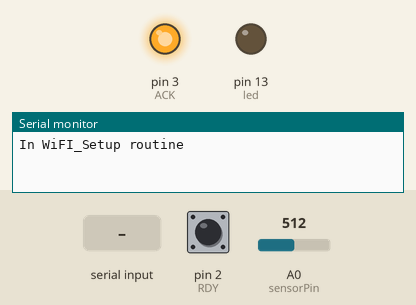
The sketch below on a simulated Arduino Mega 2560, built with avr-gcc and run on an emulated ATmega2560. Parts: output pins drawn as LEDs (lit = HIGH), the last lines printed to the serial monitor. Dashed ring = blinking. The inputs (shaded band) are chosen by the test bench; at power-on: pin 2 (RDY) HIGH, A0 (sensorPin) = 512. Pins used as bus, display or sensor lines are not drawn.

Above: at 1.8 s.
1.9 s: pin 2 (RDY) pulled LOW for 0.15 s
At 2.1 s:
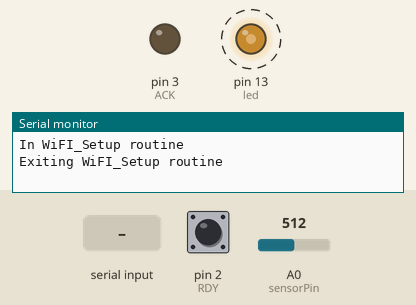
4.9 s: A0 (sensorPin) set to 602
7.9 s: A0 (sensorPin) set to 633
9.4 s: "90,45\n" received over the second serial link
At 10.9 s:
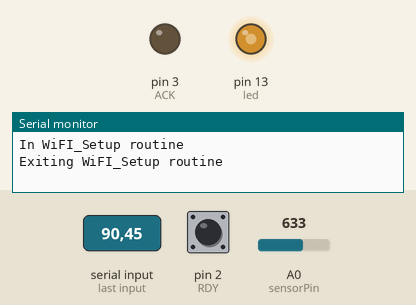
11.9 s: A0 (sensorPin) set to 122
At 14.7 s:
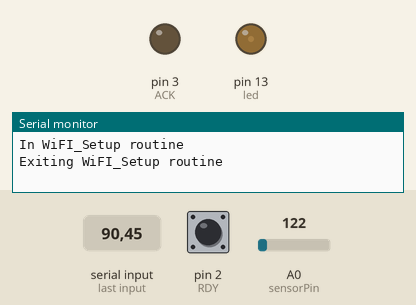
14.9 s: "30,150\n" received over the second serial link
Timing chart, 0 to 18.9 s (numbered marks = the images above; inputs shaded):
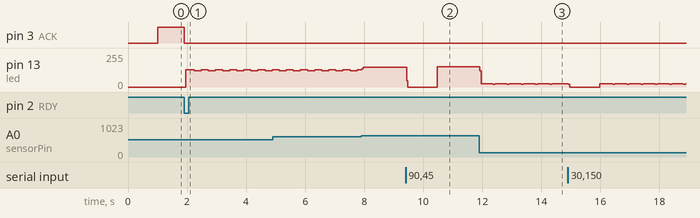

The sketch:

FYDE_Project_Mega_Rev_2_11_2019.ino
```cpp
/******************************************************

 RUN ME ON YOUR MEGA!!!

 This program sends your network and blynk token information
 to the WiFi module over serial, then should recieve characters over
 serial from the WiFi module in return.

 1) Wire Module:
 Wire according to this picture: https://www.forward.com.au/pfod/ESP8266/GPIOpins/ESP8266_01.jpg
 - Connect VCC and CH_PD to 3.3V on the arduino
 - Connect RX1 on the mega to TX on the programmer
 - Connect TX1 on the mega to RX on the programmer
 - Connect GND to GND

 2) Go to Tools -> Board and select Arduino/Genuino Mega or Mega 2560

 3) Sign up for Blynk (https://www.blynk.cc/) and install the app on your phone.
 MAKE SURE TO CREATE AND WRITE DOWN YOUR TOKEN!!!
 Then, go to Sketch -> Include Library -> Manage Libraries and search 'Blynk' and
 install the library

 4) Change the network name, password, and blynk token in the code to reflect your own

 5) Finish writing the serial recieve in the 'void loop()'
 It needs to:
 - Continuously look for serial input on Serial 1
 - Take any character recieved on Serial 1 and print
 the data out through the main Serial

 6) Open a serial monitor by going to
 Tools -> Serial Monitor and set to 9600 baud once open to see output
 and run!

 *****************************/
#include <SimpleTimer.h>


#define RDY     2       // Input from 8266
#define ACK     3       // Output to 8266
#define ESP_RST 4       // Reset to ESP
#define led     13
#define debug_ESP_to_ard 4
#define debug_readsense 5
int     Pin_Number  = 255;
int     Pin_Integer = 0;
float   Pin_Float   = 0.0;

char    ssid[32]        = "Michelle";
char    pass[32]        = "12345678";

//char    ssid[32]        = "EE-IOT-Platform-02";
//char    pass[32]        = "dUQQE?&W44x7";

char    auth[256]  = "cc6ee9dc704c4a858c0c88b9fd7c8be7";   // For FYDE projects only


// **********************************
void DebugPrint(void) {

  Serial.print(Pin_Number);
  Serial.print(",");
  Serial.print(Pin_Integer);
  Serial.print(",");
  Serial.println(Pin_Float);
}

// =====================================================================
// This routine sets up the Wifi connection
// =====================================================================

void Wifi_Setup(void) {
  Serial.println("In WiFI_Setup routine");

  char inchar = '0';      // Assign NULL value

  while ((digitalRead(RDY) != 1))

  {       // Wait for ESP8266 indicate it is ready for programming data
      Serial.println("Waiting for data from ESP");
      delay(2000);
  }

  digitalWrite(ACK, HIGH);    // Acknowledge that RDY went HIGH

  Serial1.print(auth);        // This data is shipped in CSV format
  Serial1.print(",");
  Serial1.print(ssid);
  Serial1.print(",");
  Serial1.print(pass);
  Serial1.print(",");         // NOTE: Dangling comma is needed for the 8266 code
  Serial1.print("\n");

  while ((digitalRead(RDY) != 0))  {

    if ((Serial1.available() > 0)) {

        inchar = Serial1.read();  // assigns one byte as serial.read()'s only input one byte at a time
        Serial.print(inchar);
    }
    else if (Serial1.available() == 0) {

    }
  }
  digitalWrite(ACK, LOW);     // Acknowledge that RDY went LOW

  Serial.println("Exiting WiFI_Setup routine");

}

// =====================================================================
// This routine reads the serial input from the ESP8266 to the MEGA
// =====================================================================

void ESP8266_to_Mega(void) {

  while (Serial1.available() > 0) {
    //Serial.println("In serial input");
    // look for the next valid integer in the incoming serial stream:

    Pin_Number  = Serial1.parseInt();
    Pin_Integer = Serial1.parseInt();
    Pin_Float   = Serial1.parseFloat();

    // Look for the newline.
    if (Serial1.read() == '\n') {
      //DebugPrint();
    }
  Parser();     // Go to parsing routine
  }

}


int     Val             = 50;
int     led_val         = 4;
int     brightness      = 255;
int     sensorPin       = A0;    // select the input pin for the potentiometer
float   sensorValueOld  = 0.0;  // variable to store the value coming from the sensor
float   sensorValueNew  = 0.0;

// ===================   PARSER   ==================================================

void Parser(void) {
  //Serial.println("In the parser");

  if((Pin_Number == 1) && (Pin_Integer == 1))  {

   // DebugPrint();
    digitalWrite(led, HIGH);

  }

  if((Pin_Number == 1) && (Pin_Integer == 0))  {
   // DebugPrint();
    digitalWrite(led, LOW);
  }

  if (Pin_Number == 5) {
    sensorValueOld = Pin_Float;

    //DebugPrint();
  }

}

// **********************************
void ReadSensors(void) {

  sensorValueNew = analogRead(sensorPin);

  if (abs(sensorValueNew - (sensorValueOld)) > 0) {
   // Serial1.print(51);
    //Serial1.print(",");
   /* Serial1.print(0);
    Serial1.print(",");
    Serial1.print((sensorValueNew/1023)*5);
    Serial1.print("\n");

    Serial.print(51);
    Serial.print(",");
    Serial.print(0);
    Serial.print(",");
    Serial.print((sensorValueNew/1023)*5);
    Serial.print("\n");*/
    sensorValueOld = sensorValueNew;

    //Serial.print("Analog pin value = ");
    //Serial.print((sensorValueNew/1023)*5);
    //Serial.print("V \n");
  }
}


// ----------------------------------------------------------------------------
// ----------------------------------------------------------------------------
//
// THIS IS THE MAIN SETUP CODE. IT IS ONLY RUN ONCE
//
// ----------------------------------------------------------------------------
// ----------------------------------------------------------------------------
int input_analog;
  int mapped_duty;
void setup() {
  pinMode(debug_ESP_to_ard, INPUT);
  pinMode(debug_readsense, INPUT);

  pinMode(led, OUTPUT);
  pinMode(RDY, INPUT_PULLUP);     // RDY Signal from 8266 (default is HIGH)
  pinMode(ACK, OUTPUT);           // ACK Signal to 8266
  pinMode(ESP_RST, OUTPUT);
  digitalWrite(ACK, LOW);         // Negate RDY signal to 8266
  pinMode(0, INPUT);
  digitalWrite(ESP_RST, LOW);     // Assert reset to ESP8266

  // ----------------------------------------------------------------------------
  // Start debug serial port at 9600 bps and wait for port to open:
  //
  Serial.begin(9600);
  while (!Serial) {  }            // wait for serial port to connect. Needed for native USB port only

  // ----------------------------------------------------------------------------
  // Start debug serial port at 9600 bps and wait for port to open:
  //
  Serial1.begin(9600);
  while (!Serial1) {  }           // wait for serial port to connect. Needed for native USB port only
  digitalWrite(ESP_RST, HIGH);    // Negate reset to ESP8266

  delay(1000);                    // Wait for ESP8266 to come out of reset

  Wifi_Setup();                   // Send the WiFi login data to the ESP8266

  digitalWrite(led, HIGH);        // Indicate we are alive and well
}

// ----------------------------------------------------------------------------
// ----------------------------------------------------------------------------
//
// THIS IS THE MAIN LOOP. IT RUNS CONTINOUSLY
//
// ----------------------------------------------------------------------------
// ----------------------------------------------------------------------------
void dimmer(int freq, int duty){
  int period, onTime, offTime;
  period=1000/freq;
  onTime=period*duty/100;
  offTime=period-onTime;
  digitalWrite(LED_BUILTIN, HIGH);
  delay(onTime);
   digitalWrite(LED_BUILTIN, LOW);
   delay(offTime);
  }
void loop() {
  input_analog=analogRead(A0);
  mapped_duty=map(input_analog,0,1024,0,100);
 // Serial.println(mapped_duty);
 digitalWrite(debug_ESP_to_ard, HIGH);
  ESP8266_to_Mega();                      //250.2us 257.2us with Serial and Debug prints
                                          //
  digitalWrite(debug_ESP_to_ard, LOW);
  dimmer(100, mapped_duty);
  //delay(400);
  digitalWrite(debug_readsense, HIGH);
  ReadSensors();                        //8.665ms   13.16ms with serial and debug prints
                                        //
  digitalWrite(debug_readsense, LOW);
  //delay(300);
  dimmer(100, mapped_duty);
}
```

Measured:
- after the input at 1.9 s, pin 3 (ACK): HIGH → LOW at once; pin 13 (led): alternates 128/255 for 0.24 s and 122/255 for 0.24 s, starting after 0.06 s
- after the input at 9.4 s, pin 13 (led): 148/255 → 0/255 at once, → 153/255 1.0 s later
- after the input at 11.9 s, pin 13 (led): 153/255 → 121/255 at once, then repeats every 0.48 s: 26/255 0.40 s, 20/255 0.08 s
